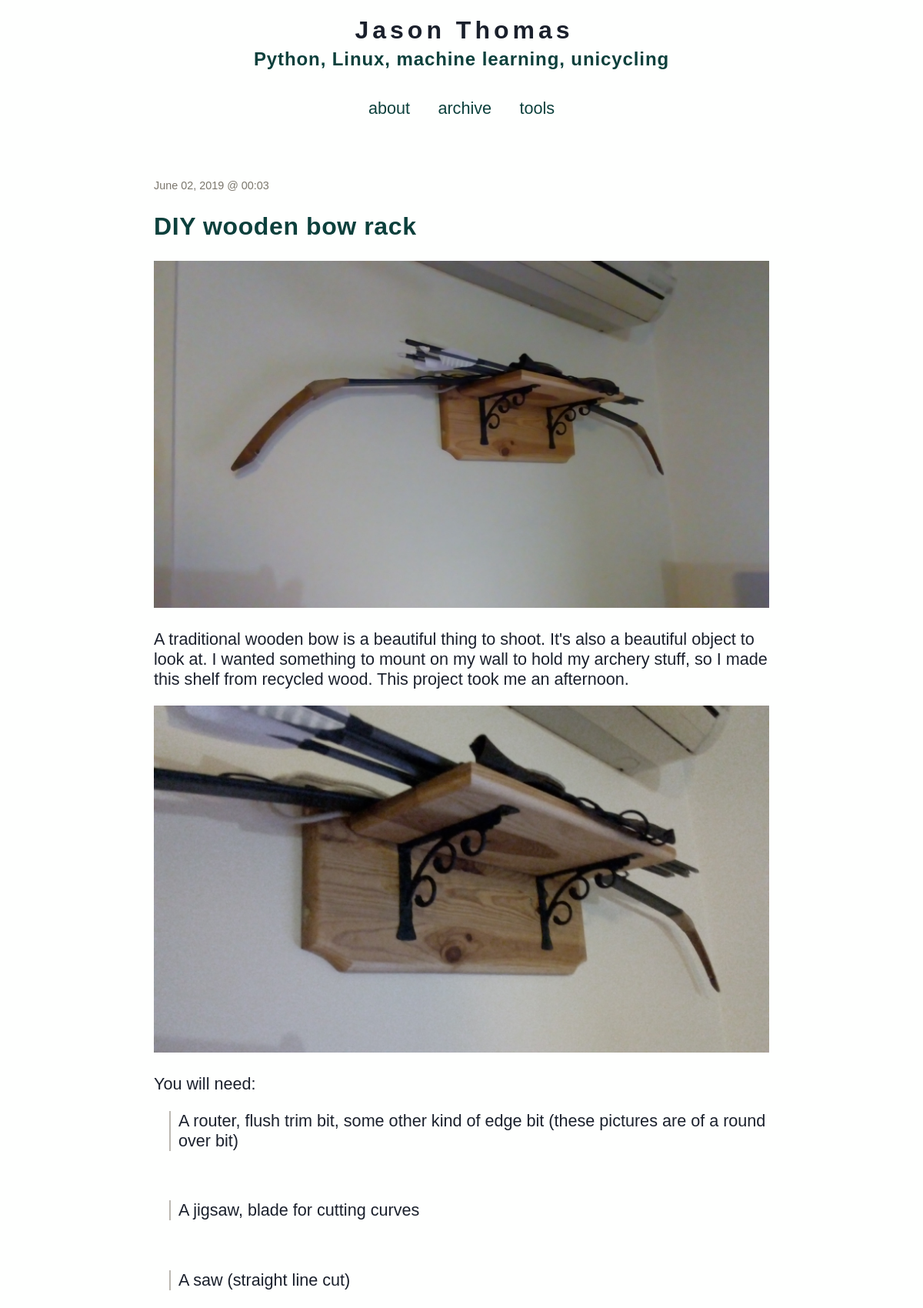
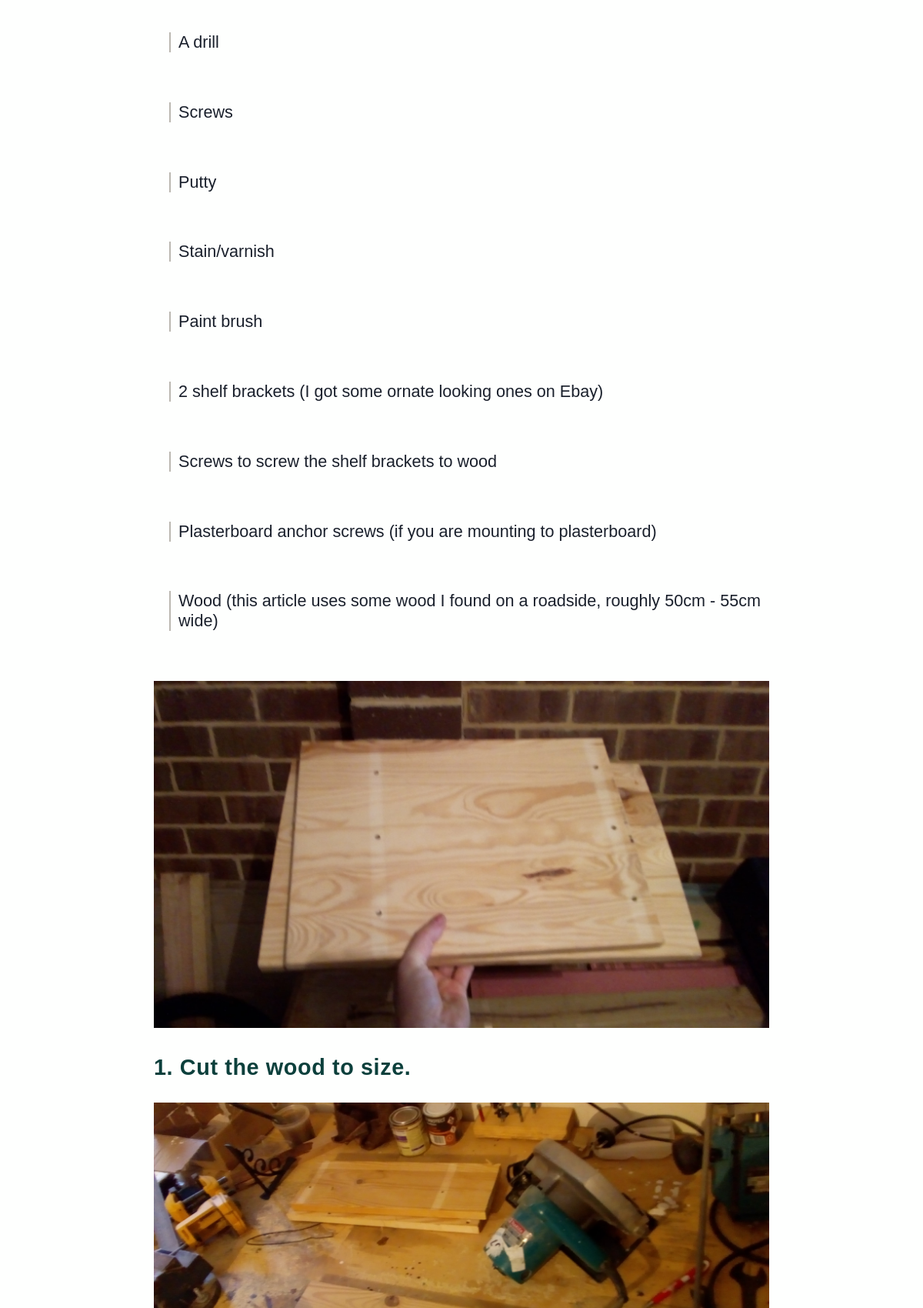
The page / (upper part) on the database its author committed (2 pictures, top to bottom).
### tables this page shows
CREATE TABLE entries (
  id integer primary key autoincrement,
  entryDate date not null,
  title text not null,
  text text not null
);

### app.py (the view)
@app.route('/')
def show_current():
    session.pop('logged_in', None)
    entries = getSqlRecords()
    showPost = len(entries)-1
    return render_template('show_current.html', entries=entries, postNum=showPost)

### app.py (called while the page is built)
def connect_db():
    return sqlite3.connect(app.config['DATABASE'])

def getSqlRecords():
    cursor = g.db.execute('select title, entryDate, text from entries order by id asc')
    entries = [dict(title=row[0], date=row[1], text=row[2]) for row in cursor.fetchall()]
    return entries

@app.before_request
def before_request():
    g.db = connect_db()

@app.teardown_request
def teardown_request(exception):
    db = getattr(g, 'db', None)
    if db is not None:
        db.close()

@app.after_request
def after_request(response):
    response.headers.set('X-Content-Type-Options', 'nosniff')
    response.headers.set('X-Frame-Options', 'DENY')
    response.headers.set('X-XSS-Protection', '1; mode=block')
    response.headers.set('Strict-Transport-Security', 'max-age=63072000')
    return response

### templates/show_current.html
{% extends "layout.html" %}
{% block body %}
  {% if entries|length > 0 %}
    <p class=dateText>{{ entries[postNum].date|safe }}</p><h2>{{ entries[postNum].title }}</h2>{{ entries[postNum].text|safe }}
  {% else %}
    <em>Why not say something?</em>
  {% endif %}
{% endblock %}

### static/style.css (style rules this page uses)
a,h2,h3 { color: #0C403C; }
h1,h2,h3,h4 { letter-spacing: 0.6px; }
img { width: 100%; height: auto; }
li { margin-bottom: 3em; list-style: none; padding-left:10px; border-left: 2px solid #BBB8B1; margin-left:10px; }
ul { padding-left:10px; }
.dateText { margin-bottom:0px; color: #7B776D; font-size:90%; }
h2 { font-size: 4.0vh; }
h3 { font-size: 3.6vh; }
p, a, code, li { font-size: 2.7vh; }

### rows shown on the page
entries: entryDate "June 02, 2019 @ 00:03", title "DIY wooden bow rack", text (picture), text "A traditional wooden bow is a beautiful thing to shoot. It's also a beautiful object to look at. I wanted something to mount on my wall to hold my archery stuff, so I made this shelf from recycled wood. This project took me an afternoon. You will need: A router, flush trim bit, some other kind of edge bit (these pictures are of a round over bit) A jigsaw, blade for cutting curves A saw (straight line cut) A drill Screws Putty Stain/varnish Paint brush 2 shelf brackets (I got some ornate looking ones on Ebay) Screws to screw the shelf brackets to wood Plasterboard anchor screws (if you are mounting to plasterboard) Wood (this article uses some wood I found on a roadside, roughly 50cm - 55cm…"
